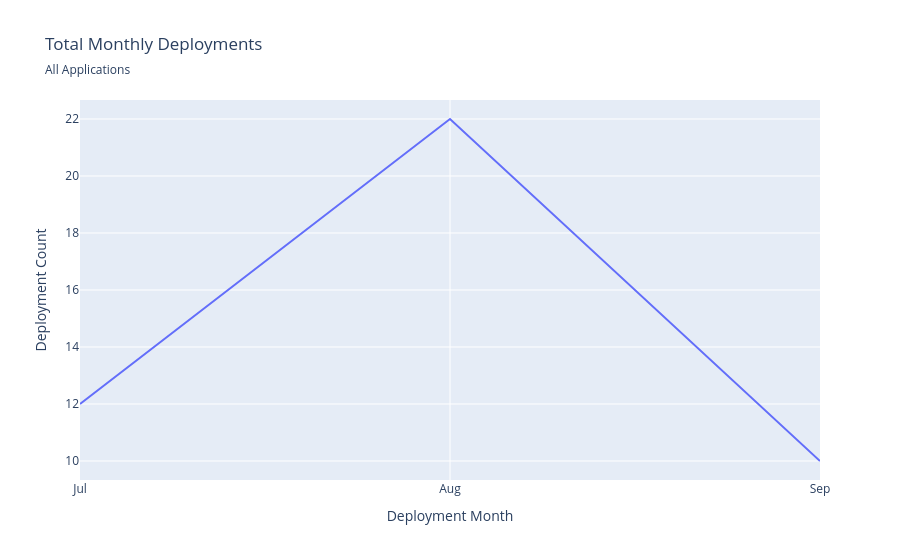

Notebook code cell kept with this figure:
### Code cell
# display dataframe as figure
fig_month_all_line = px.line(
	data_frame=df_deploy_group_month,
	title="Total Monthly Deployments",	# Label for the figure.
	x="month",							# Column for use on x-axis
	y="count",							# Column for use on y-axis
	subtitle="All Applications"
)

fig_month_all_line.update_yaxes(
	title_text="Deployment Count"		# Update title for y-axis
)

fig_month_all_line.update_xaxes(
	title_text="Deployment Month",		# Update title for x-axis
	tickvals=list(range(1,13)),			# Specify values of x-axis
	ticktext=['Jan', 'Feb', 'Mar', 'Apr', 'May', 'Jun', 'Jul', 'Aug', 'Sep', 'Oct', 'Nov', 'Dec']	# Allocate text to tick values.
)

fig_month_all_line.show()

### Figure 1 — Plotly figure (JSON) as saved in the notebook; plotly's stock layout.template omitted (floating-point values rounded to 4 significant figures)
{"data": [{"hovertemplate": "month=%{x}<br>count=%{y}<extra></extra>", "legendgroup": "", "line": {"color": "#636efa", "dash": "solid"}, "marker": {"symbol": "circle"}, "mode": "lines", "name": "", "orientation": "v", "showlegend": false, "type": "scatter", "x": [7, 8, 9], "xaxis": "x", "y": [12, 22, 10], "yaxis": "y"}], "layout": {"legend": {"tracegroupgap": 0}, "title": {"subtitle": {"text": "All Applications"}, "text": "Total Monthly Deployments"}, "xaxis": {"anchor": "y", "domain": [0, 1], "ticktext": ["Jan", "Feb", "Mar", "Apr", "May", "Jun", "Jul", "Aug", "Sep", "Oct", "Nov", "Dec"], "tickvals": [1, 2, 3, 4, 5, 6, 7, 8, 9, 10, 11, 12], "title": {"text": "Deployment Month"}}, "yaxis": {"anchor": "x", "domain": [0, 1], "title": {"text": "Deployment Count"}}}}
